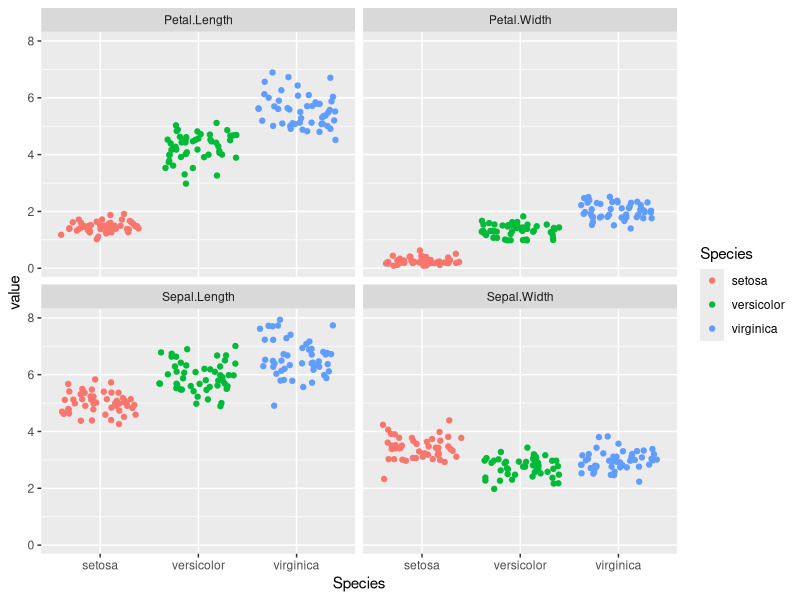
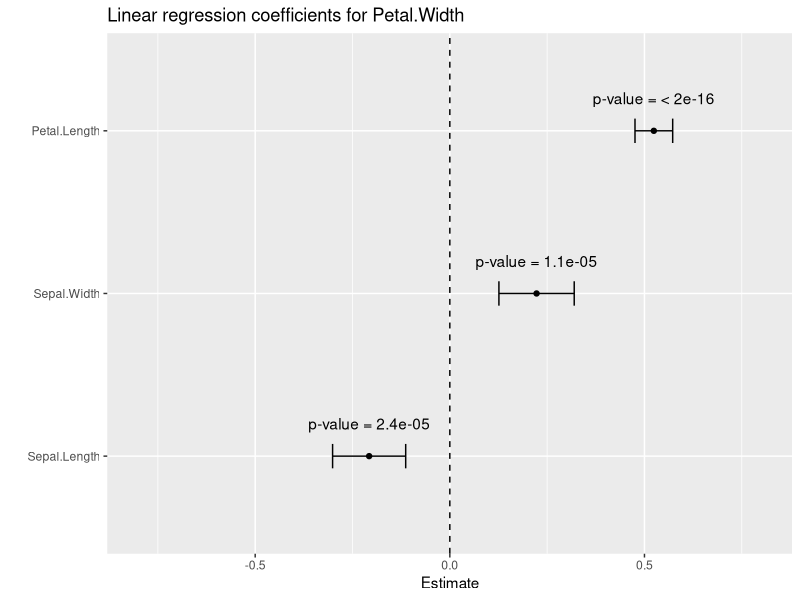
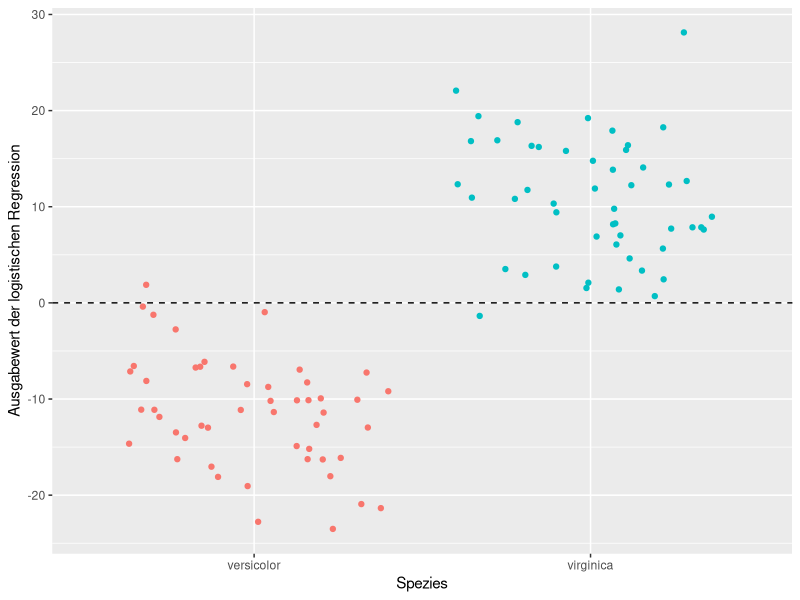
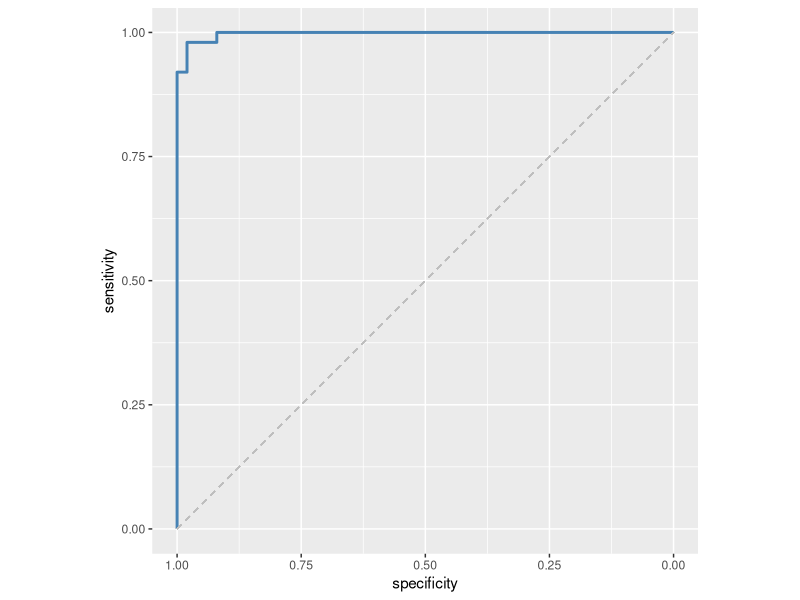
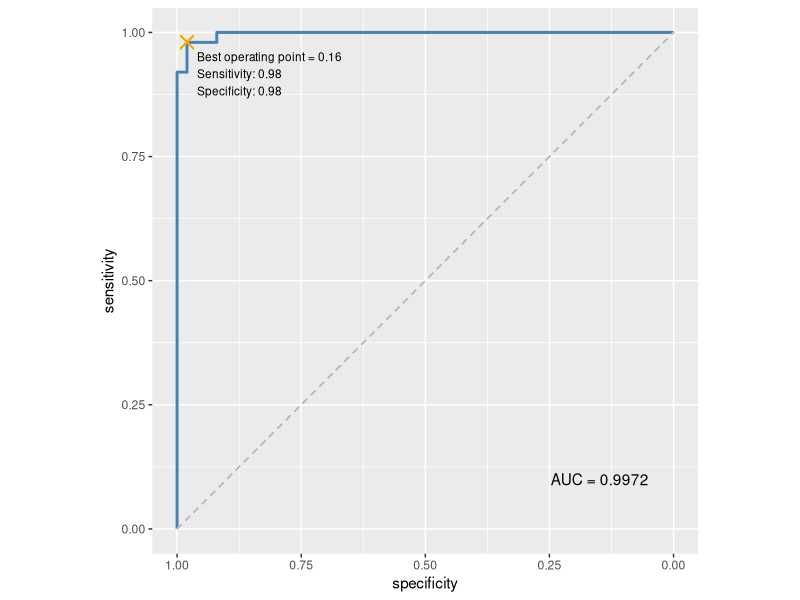
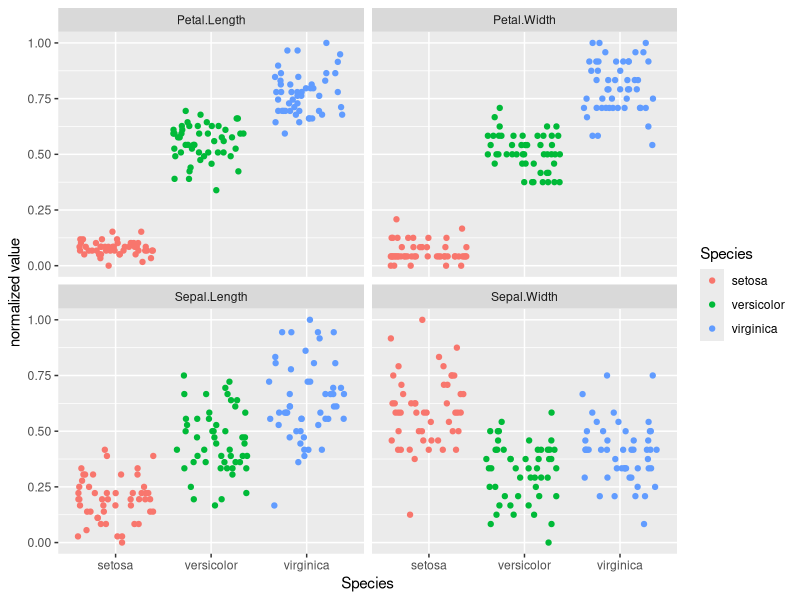

These charts were generated, in order, by the following R code:
## ---- chunk 1
library(tidyverse)
## ---- chunk 2
data("iris")
str(iris)
## ---- chunk 3
iris %>% 
  pivot_longer(-Species, names_to = "variable") %>% 
  ggplot(aes(x = Species, y = value, color = Species)) +
    geom_jitter() +
    facet_wrap(vars(variable))
## ---- chunk 4
fit <- lm(formula = Petal.Width ~ ., data = iris %>% select(-Species))
summary(fit)
## ---- chunk 5
library(broom)
tidy(fit)

fit %>% 
  tidy(conf.int = TRUE) %>% 
  filter(term != "(Intercept)") %>% 
  mutate(p.value.chr = format.pval(p.value, digits = 2)) %>% 
  ggplot(aes(x = estimate, y = fct_reorder(term, estimate))) +
    geom_point() +
    geom_errorbar(aes(xmin = conf.low, xmax = conf.high), width = 0.15) +
    geom_vline(xintercept = 0, linetype = "dashed") +
    geom_text(aes(label = paste("p-value =", p.value.chr)), nudge_y = 0.2) +
    scale_x_continuous(limits = c(-0.8, 0.8)) +
    labs(y = "",
         x = "Estimate",
         title = "Linear regression coefficients for Petal.Width")
## ---- chunk 6
# Erstellen einer Teilmenge des Datensatzes mit nur zwei Spezies
iris_binominal <- iris %>%
  filter(Species %in% c("virginica", "versicolor")) %>%
  # da die Variable Species weiterhin als Factor mit drei Level
  # angelegt wäre, nutzen wir die droplevels()-Funktion, um
  # Fehler zu vermeiden.
  droplevels()

# family = "binomial" gibt hier an, dass nur eine binäre Entscheidung zu treffen ist
fit <- glm(Species ~ ., data = iris_binominal, family = "binomial")
summary(fit)

## ---- chunk 7
# wir nutzen hier die add_column()-Funktion aus dem tidyverse
# und die predict()-Funktion um Werte mithilfe eines Modells
# zu berechnen
iris_binominal_predictions <- iris_binominal %>% 
  add_column(prediction_value = predict(fit))

# ein Blick in die ersten Zeilen der Daten
head(iris_binominal_predictions)
## ---- chunk 8
iris_binominal_predictions %>% 
  ggplot(aes(y = prediction_value, x = Species, color = Species)) +
    geom_jitter() +
    geom_hline(yintercept = 0, linetype = "dashed") +
    labs(x = "Spezies",
         y = "Ausgabewert der logistischen Regression",
         color = "") +
    theme(legend.position = "none")
## ---- chunk 9
library(pROC)
iris_binominal_predictions %>% 
  roc(Species, prediction_value)
## ---- chunk 10
iris_binominal_predictions %>% 
  roc(Species, prediction_value) %>% 
  ggroc(color = "steelblue", size = 1) +
    geom_segment(aes(x = 1, xend = 0, y = 0, yend = 1),
                 color="grey", linetype="dashed") +
    coord_fixed()
## ---- chunk 11
# zunächst speichern wir unsere ROC-Analyse in einer Variablen
roc_result <- iris_binominal_predictions %>% 
  roc(Species, prediction_value)

# AUC und optimaler threshold werden berechnet und in Variablen gespeichert
roc_auc <- auc(roc_result)
roc_optimal_point <- coords(roc_result, "best", transpose = FALSE)

# ROC-Kurve mit Anmerkungen
roc_result %>% 
  ggroc(color = "steelblue", size = 1) +
    geom_segment(aes(x = 1, xend = 0, y = 0, yend = 1),
                 color="grey", linetype="dashed") +
    coord_fixed() +
    annotate("text", x = 0.05, y = 0.1, label = paste("AUC =", roc_auc), hjust = 1) +
    geom_text(data = roc_optimal_point,
              aes(x = specificity, y = sensitivity, label = paste("Best operating point =", round(threshold, 2),
                                                                  "\nSensitivity:", round(sensitivity, 2),
                                                                  "\nSpecificity:", round(specificity, 2)
                                                                  )),
              hjust = 0, vjust = 1,
              nudge_x = 0.02, nudge_y = -0.02,
              size = 3) +
    geom_point(aes(x = roc_optimal_point$specificity, y = roc_optimal_point$sensitivity), color = "orange", shape = 4, size = 4)
## ---- chunk 12
library(caret)

preprocess_object <- preProcess(iris, method=c("range"))

iris_normalized <- predict(preprocess_object, iris)

iris_normalized %>% 
  pivot_longer(-Species, names_to = "variable") %>% 
  ggplot(aes(x = Species, y = value, color = Species)) +
    geom_jitter() +
    facet_wrap(vars(variable)) +
    labs(y = "normalized value")
## ---- chunk 13
training_index <- createDataPartition(iris$Species, p = .8, list = FALSE)

iris_training <- iris[training_index,]
iris_testing  <- iris[-training_index,]
## ---- chunk 14
library(e1071)

fit <- svm(Species ~ ., data = iris_training)
summary(fit)
## ---- chunk 15
iris_test <- iris_testing %>% 
  add_column(prediction = predict(fit, iris_testing))
## ---- chunk 16
table(iris_test$Species, iris_test$prediction) %>% 
  confusionMatrix()
## ---- chunk 17
library(broom)
library(caret)
library(e1071)
library(randomForest)
library(class)
library(pROC)
